Frame 1 (no input): blank canvas, image omitted
Frame 60 (no input): blank canvas, image omitted
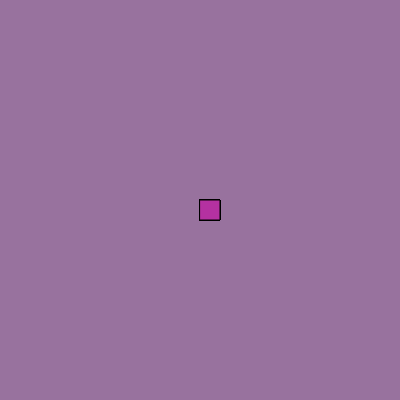
Frame 120 (the mouse pressed at the canvas centre since frame 60)

The p5.js sketch whose frames 1 and 60 were blank and that drew this single picture after the mouse press (run headless with seeded random() and noise() and a simulated clock; from frame 60 on, the mouse is pressed at the canvas centre):

// p5.js sketch
// ── sketch.js
function setup() {
    createCanvas(400, 400);
    background("#98729E");
  }
  
  function draw() {
    stroke("rgb(0,0,0)");
    fill("rgb(180,49,161)");
    if (mouseIsPressed) {
      rect(mouseX, mouseY, 20, 20);
    }
  }
  
